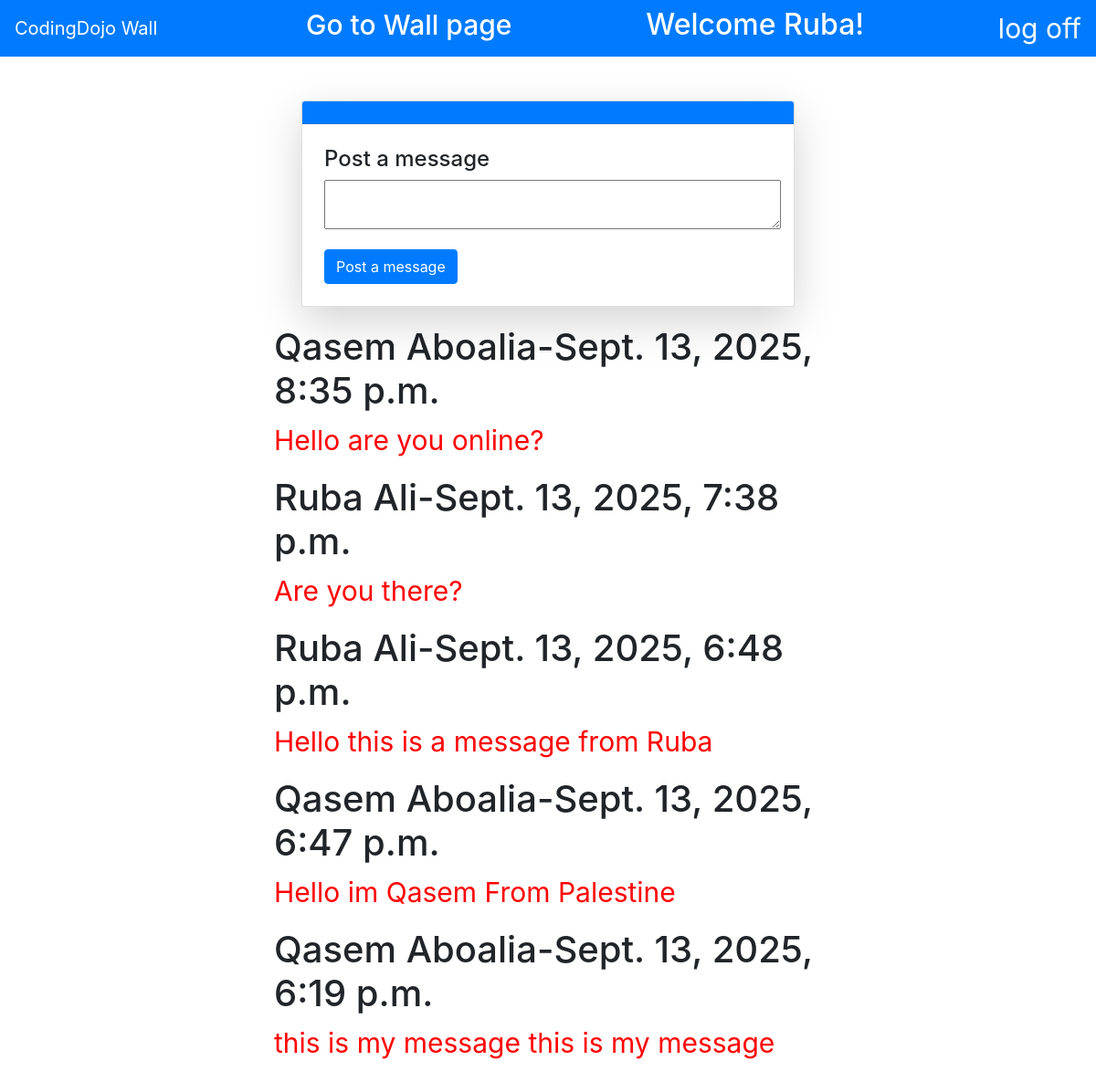
Page /home (signed in) on the committed database.
### the_wall_app/models.py (models this page shows, shortened)
class Users(models.Model):
    first_name=models.CharField(max_length=45)
    last_name=models.CharField(max_length=45)
    email=models.EmailField(max_length=255 , unique=True)
    password=models.CharField(max_length=255)
    created_at=models.DateTimeField(auto_now_add=True)
    updated_at=models.DateTimeField(auto_now=True)
    objects=usersManager()

class Messages(models.Model):
    content=models.TextField(max_length=255)
    user=models.ForeignKey(Users,related_name='user_message',on_delete=models.CASCADE)
    created_at=models.DateTimeField(auto_now_add=True)
    updated_at=models.DateTimeField(auto_now=True)

### the_wall_app/views.py (the view)
# urls.py: 2. Add a URL to urlpatterns:  path('', views.home, name='home')
def home(request):
    if 'userid' not in request.session:
        messages.error(request,'Please log in first', extra_tags='login')
        return redirect('/')
    user=Users.objects.get(id=request.session['userid'])
    data={
        'user':user,
        'Messages':Messages.objects.all().order_by('-created_at'),
        'comment':Comments.objects.all()
    }
    return render(request,'home.html',data)

### the_wall_app/templates/home.html (shortened to what this page needs)
{% load static %}
<!DOCTYPE html>
<html lang="en">
<head>
    <link rel="stylesheet" href="{% static 'the_wall_app/style.css' %}">
    <link rel="stylesheet" href="https://cdn.jsdelivr.net/npm/bootstrap@4.3.1/dist/css/bootstrap.min.css"
>
</head>
<body>
    <nav style="color: white; font-size: 30px;" class="navbar navbar-light bg-primary justify-content-between">
        <a class="navbar-brand">CodingDojo Wall </a>
        <h2 ><a style="color: white; font-size: 30px;" href="{% url 'wall' %}">Go to Wall page</a></h2>
        <h2>Welcome {{user.first_name}}!</h2>
        <a style="color: white; font-size: 30px;" href="{% url 'logout' %}">log off</a>
    </nav>
    <div class="main">
        <div class="container mt-5">
            <div class="row justify-content-center">
                <div class="col-md-6">
                    <div class="card shadow-lg rounded-3">
                        <div class="card-header text-center bg-primary text-white">
                        </div>
                        <div class="card-body p-4">
                            <form action="{% url 'post_msg' %}" method="POST">
                                <div class="mb-3">
                                    <h4>Post a message</h4>
                                    <textarea style="width: 500px" ; class="form-msg" name="content"
                                        id="content"></textarea>
                                </div>
                                <div class="d-grid">
                                    <button type="submit" class="btn btn-primary">Post a message</button>
                                </div>
                            </form>
                        </div>
                    </div>
                </div>
            </div>
        </div>
    </div>
    <div style="width: 50%; margin:20px auto;" class="contet">
        {% for msg in Messages %}
        <h1>{{msg.user.first_name}} {{msg.user.last_name}}-{{msg.created_at}}</h1>
        <p style="font-size: 30px; color: red;">{{msg.content}}</p>
        {% endfor %}
    </div>
</body>
</html>

### the_wall_app/static/the_wall_app/style.css (style rules this page uses)
.main { display: flex; justify-content: space-between; }

### rows in the picture
Users: first_name "Ruba"
Messages: user.first_name "Qasem", user.last_name "Aboalia", created_at "Sept. 13, 2025, 8:35 p.m.", content "Hello are you online?"
Messages: user.first_name "Ruba", user.last_name "Ali", created_at "Sept. 13, 2025, 7:38 p.m.", content "Are you there?"
Messages: user.first_name "Ruba", user.last_name "Ali", created_at "Sept. 13, 2025, 6:48 p.m.", content "Hello this is a message from Ruba"
Messages: user.first_name "Qasem", user.last_name "Aboalia", created_at "Sept. 13, 2025, 6:47 p.m.", content "Hello im Qasem From Palestine"
Messages: user.first_name "Qasem", user.last_name "Aboalia", created_at "Sept. 13, 2025, 6:19 p.m.", content "this is my message this is my message"
